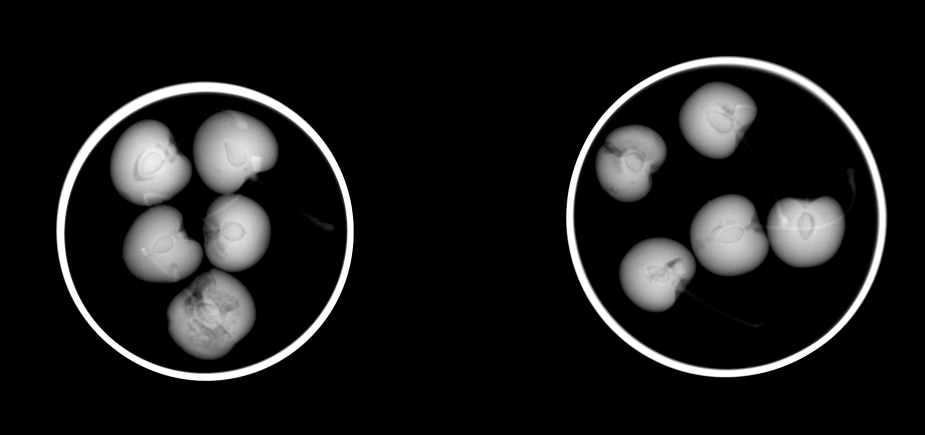
#> input picture listings/images/N0001_0004b.png, 1850 x 870 px (shown at 1/2 size)
$ python ex-5.3.py
#> lines starting #> are read from the running program, lines starting #| are printed output that depends on the picture; after the words box and inside, x2 and y2 are one past the last pixel; in counts of white or black regions, pixels touching at a corner belong together
### pyxvis/features/extraction.py
import numpy as np
import pandas as pd
import cv2
import matplotlib.pyplot as plt
from scipy.ndimage.morphology import binary_dilation as imdilate
from scipy.fftpack import dct
from skimage.segmentation import find_boundaries
from pybalu.feature_extraction import lbp_features # > pip3 install scipy==1.2
from pybalu.feature_extraction import gabor_features # > pip3 install scipy==1.2
from pybalu.feature_extraction import haralick_features # > pip3 install scipy==1.2
from pybalu.feature_extraction import fourier_features # > pip3 install scipy==1.2
from pybalu.feature_extraction import hog_features # > pip3 install scipy==1.2
from pybalu.feature_extraction import basic_int_features # > pip3 install scipy==1.2
from pybalu.feature_extraction import basic_geo_features # > pip3 install scipy==1.2
from pybalu.feature_extraction import fourier_des_features # > pip3 install scipy==1.2
from pybalu.feature_extraction import hugeo_features # > pip3 install scipy==1.2
from pybalu.feature_extraction import flusser_features # > pip3 install scipy==1.2
from pybalu.feature_extraction import gupta_features # > pip3 install scipy==1.2
from pybalu.img_processing import segbalu # > pip3 install scipy==1.2
from pyxvis.processing.images import Edge, im_grad
from pyxvis.processing.helpers.kfunctions  import gaussian_kernel
from pyxvis.processing.segmentation import seg_bimodal
from pyxvis.io.misc import dirfiles
from pyxvis.io.plots import get_image


def extract_features(fx, img=None, bw=None):
    # img grayscale image, bw binary image
    # check if I2 is a binary image (segmented region)
    if type(fx)==str:
        fx = [fx]
    n = len(fx)
    for i in range(n):
        X = extract_features_image(fx[i], img=img, bw=bw)
        if i == 0:
            Xf = X
        else:
            Xf = np.concatenate((Xf,X))
    features = np.asarray(Xf)
    return features


def extract_features_image(fxi, img=None, bw=None):
    # img grayscale image, bw binary image
    # check if I2 is a binary image (segmented region)
    if fxi == 'lbp':
        X = lbp_features(img, region=bw, hdiv=1, vdiv=1, mapping='nri_uniform')
    elif fxi == 'lbp-ri':
        X = lbp_features(img, region=bw,hdiv=1, vdiv=1, mapping='uniform')
    elif fxi == 'gabor':
        nr = 8
        nd = 8
        X = gabor_features(img, region=bw,rotations=nr, dilations=nd)
    elif fxi == 'gabor-ri':
        nr = 8
        nd = 8
        Y = gabor_features(img, region=bw,rotations=nr, dilations=nd)
        X = np.zeros((nd+3,))

        for j in range(nd):
            X[j] = np.sum(X[j*nr:(j+1)*nr-1])
        X[nr] = Y[nr*nd]
        X[nr+1] = Y[nr*nd+1]
        X[nr+2] = Y[nr*nd+2]
    elif fxi == 'hog':
        X = hog_features(img, region=bw, v_windows=1, h_windows=1, n_bins=9,
                         normalize=False, labels=False, show=False)
    elif fxi == 'haralick-1':
        X     = haralick_features(img, region=bw,distance=1)
    elif fxi == 'haralick-2':
        X     = haralick_features(img, region=bw,distance=2)
    elif fxi == 'haralick-3':
        X     = haralick_features(img, region=bw,distance=3)
    elif fxi == 'haralick-5':
        X     = haralick_features(img, region=bw,distance=5)
    elif fxi == 'haralick-7':
        X     = haralick_features(img, region=bw,distance=7)
    elif fxi == 'fourier':
        X     = fourier_features(img, region=bw)
    elif fxi == 'basicint':
        X     = basic_int_features(img, region=bw)
    elif fxi == 'clp':
        X     = clp_features(img)
    elif fxi == 'contrast':
        X     = contrast_features(img, region=bw)
    elif fxi == 'dct':
        X     = dct_features(img, region=bw)
    elif fxi == 'basicgeo':
        X = basic_geo_features(bw)
    elif fxi == 'centroid':
        f = basic_geo_features(bw)
        X = f[0:2]
    elif fxi == 'fourierdes':
        X = fourier_des_features(bw)
    elif fxi == 'flusser':
        X = flusser_features(bw)
    elif fxi == 'gupta':
        X = gupta_features(bw)
    elif fxi == 'hugeo':
        X = hugeo_features(bw)
    elif fxi == 'ellipse':
        X = ellipse_features(bw)
    else:
        print('ERROR: ' + fxi + ' does not exist as geometric feature extraction method.')
    features = np.asarray(X)
    return features


# [228 lines left out: functions extract_features_dir, extract_features_labels, fourier_features, dct_features, fit_ellipse, ellipse_features and 3 more, not called in this run]

### listings/chapter_05/ex-5.3.py
import matplotlib.pyplot as plt
import numpy as np
from skimage.measure import label
from pyxvis.features.extraction import extract_features

fig    = plt.figure()
ax     = fig.add_subplot(111)
img    = plt.imread('../images/N0001_0004b.png')
#> img is the input picture: shape (870, 1850) float32; min 0, max 1, mean 0.103
img[100:399,750:849]  = 0.5
img[500:699,850:916]  = 0.75
img[20:119,100:399]   = 0.6
img[90:156,1000:1199] = 0.75
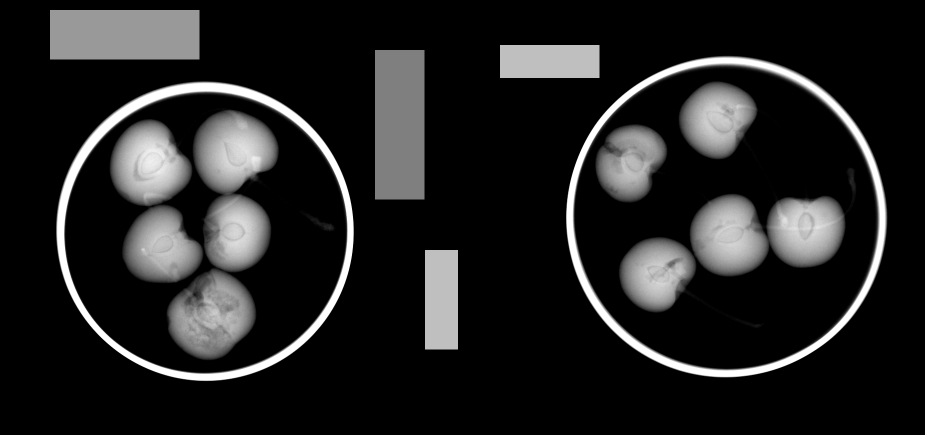
#> img: shape (870, 1850) float32 (shown at 1/2 size); min 0, max 1, mean 0.136
implot = plt.imshow(img,cmap='gray')
R      = img>0.27   # segmentation
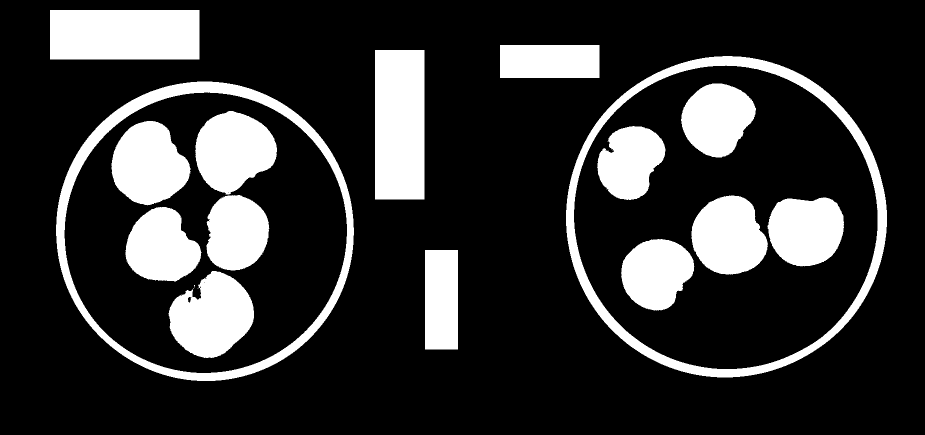
#> R: shape (870, 1850) bool (shown at 1/2 size); 20% white; 22 white regions (6 under 20 px), largest, box (x1, y1, x2, y2) and area: (1132, 112, 1774, 755) 34054, (112, 163, 708, 762) 31855, (100, 20, 399, 119) 29601
L      = label(R)   # labeling
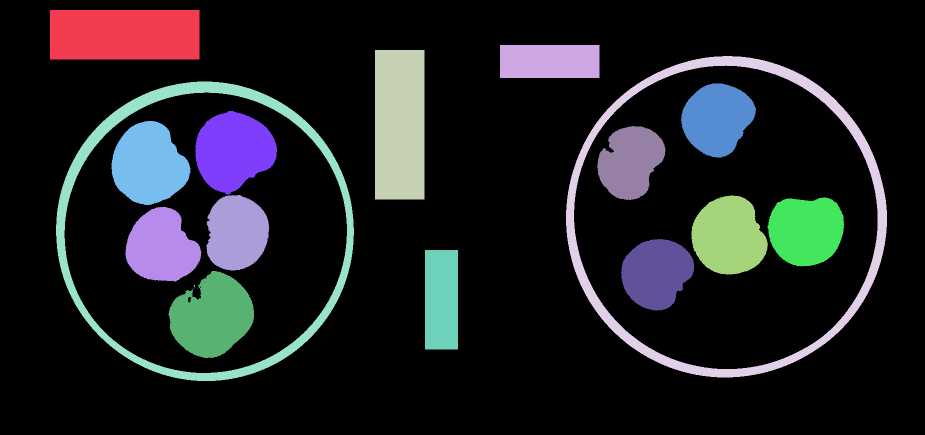
#> L: shape (870, 1850) int32 (shown at 1/2 size); 23 distinct labels, from 0 to 22; one colour per label, 0 black
n      = np.max(L)  # number of segmented objects
#> n = 22
t      = 0
T      = np.zeros((n,7))
for i in range(n):
    R = (L == i)*1                      # binary image of object i
    fx = ['basicgeo','hugeo']
#> (the run stopped early here; a loop or call above may not have finished)
